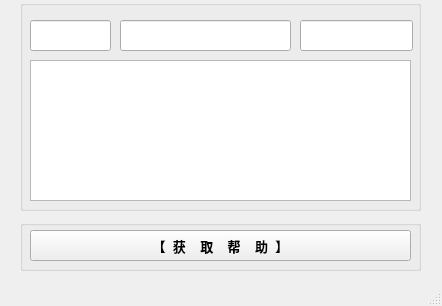
<?xml version="1.0" encoding="UTF-8"?>
<ui version="4.0">
 <class>ToolDetails</class>
 <widget class="QMainWindow" name="ToolDetails">
  <property name="geometry">
   <rect>
    <x>0</x>
    <y>0</y>
    <width>442</width>
    <height>306</height>
   </rect>
  </property>
  <property name="windowTitle">
   <string>ToolDetails</string>
  </property>
  <widget class="QWidget" name="centralwidget">
   <widget class="QGroupBox" name="groupBox">
    <property name="geometry">
     <rect>
      <x>20</x>
      <y>0</y>
      <width>401</width>
      <height>211</height>
     </rect>
    </property>
    <property name="title">
     <string/>
    </property>
    <widget class="QLineEdit" name="infoID">
     <property name="enabled">
      <bool>true</bool>
     </property>
     <property name="geometry">
      <rect>
       <x>10</x>
       <y>20</y>
       <width>81</width>
       <height>31</height>
      </rect>
     </property>
     <property name="font">
      <font>
       <weight>75</weight>
       <bold>true</bold>
      </font>
     </property>
    </widget>
    <widget class="QLineEdit" name="infoName">
     <property name="enabled">
      <bool>true</bool>
     </property>
     <property name="geometry">
      <rect>
       <x>100</x>
       <y>20</y>
       <width>171</width>
       <height>31</height>
      </rect>
     </property>
     <property name="font">
      <font>
       <weight>75</weight>
       <bold>true</bold>
      </font>
     </property>
    </widget>
    <widget class="QLineEdit" name="infoPart">
     <property name="enabled">
      <bool>true</bool>
     </property>
     <property name="geometry">
      <rect>
       <x>280</x>
       <y>20</y>
       <width>113</width>
       <height>31</height>
      </rect>
     </property>
     <property name="font">
      <font>
       <weight>75</weight>
       <bold>true</bold>
      </font>
     </property>
    </widget>
    <widget class="QTextEdit" name="infoDetails">
     <property name="enabled">
      <bool>true</bool>
     </property>
     <property name="geometry">
      <rect>
       <x>10</x>
       <y>60</y>
       <width>381</width>
       <height>141</height>
      </rect>
     </property>
     <property name="font">
      <font>
       <pointsize>10</pointsize>
      </font>
     </property>
    </widget>
   </widget>
   <widget class="QGroupBox" name="groupBox_2">
    <property name="geometry">
     <rect>
      <x>20</x>
      <y>220</y>
      <width>401</width>
      <height>51</height>
     </rect>
    </property>
    <property name="title">
     <string/>
    </property>
    <widget class="QPushButton" name="gotoHelp">
     <property name="geometry">
      <rect>
       <x>10</x>
       <y>10</y>
       <width>381</width>
       <height>31</height>
      </rect>
     </property>
     <property name="font">
      <font>
       <pointsize>10</pointsize>
       <weight>75</weight>
       <bold>true</bold>
      </font>
     </property>
     <property name="text">
      <string>【  获    取    帮    助  】</string>
     </property>
    </widget>
   </widget>
  </widget>
  <widget class="QMenuBar" name="menubar">
   <property name="geometry">
    <rect>
     <x>0</x>
     <y>0</y>
     <width>442</width>
     <height>18</height>
    </rect>
   </property>
  </widget>
  <widget class="QStatusBar" name="statusbar"/>
 </widget>
 <resources/>
 <connections/>
</ui>
